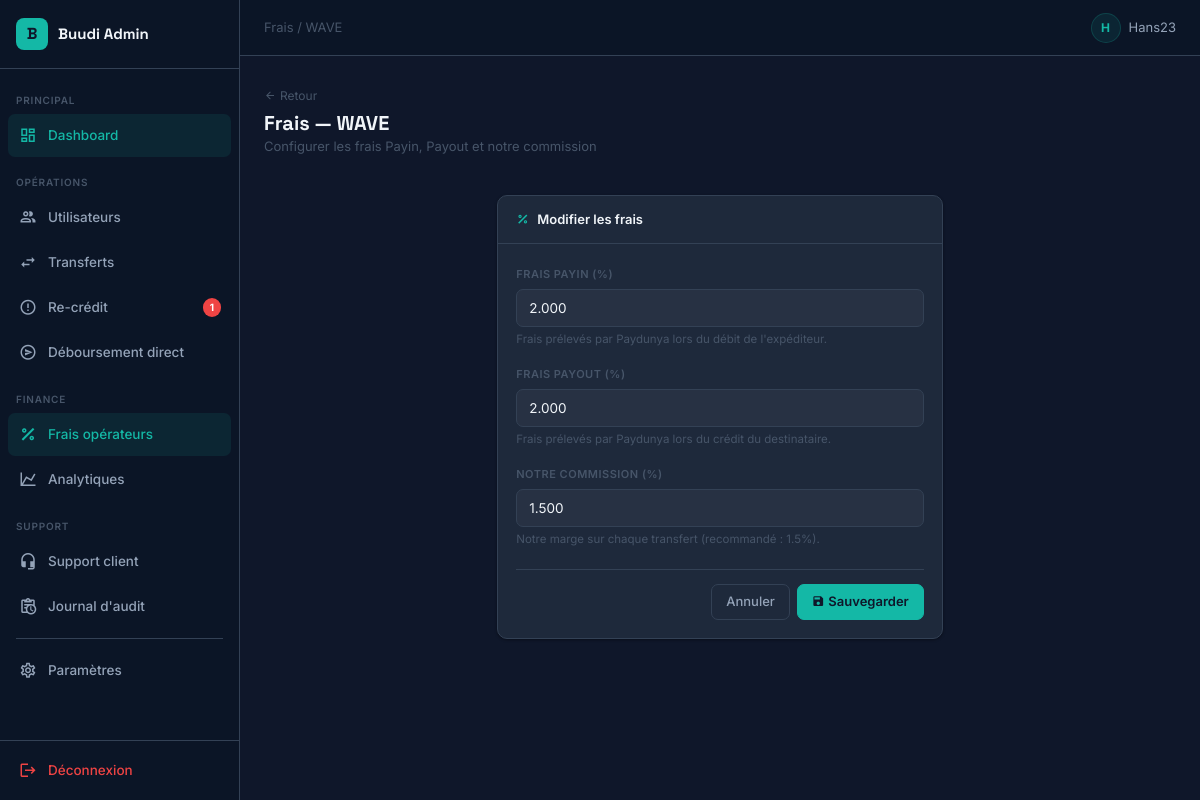
/api/dashboard/fees/edit/wave/ (signed in), run on the app's committed database.
### transfers/models.py (models this page shows, shortened)
class OperatorFees(models.Model):
    operator = models.CharField(max_length=20, unique=True)  # wave, moov, orange, mtn
    payin_fee_percent = models.DecimalField(max_digits=5, decimal_places=3, default=2.000)   # 2%
    payout_fee_percent = models.DecimalField(max_digits=5, decimal_places=3, default=2.000)  # 2%
    updated_at = models.DateTimeField(auto_now=True)
    our_fee_percent = models.DecimalField(
        max_digits=5, decimal_places=3, default=1.500,
        help_text="Ta commission sur chaque transfert (ex: 1.5%)"
    )

### dashboard_admin/views.py (the view, shortened to what this page needs)
# urls.py: path('fees/edit/<str:operator>/', views.admin_edit_operator_fee, name='edit_fee'),
@login_required
def admin_edit_operator_fee(request, operator):
    fee = get_object_or_404(OperatorFees, operator=operator)
    return render(request, 'custom_admin/admin/edit_fee.html', {'fee': fee})

### dashboard_admin/context_processors.py (called while the page is built)
def recredits_count(request):
    if not request.user.is_authenticated:
        return {'pending_recredits_count': 0}
    try:
        credit_failed = Transfer.objects.filter(status='credit_failed').count()
        stuck_threshold = timezone.now() - timedelta(minutes=10)
        stuck_debited = Transfer.objects.filter(
            status='debited',
            updated_at__lt=stuck_threshold
        ).count()
        return {'pending_recredits_count': credit_failed + stuck_debited}
    except Exception:
        return {'pending_recredits_count': 0}

### dashboard_admin/templates/custom_admin/admin/edit_fee.html (shortened to what this page needs)
{% extends 'custom_admin/base_common.html' %}
{% block breadcrumb %}<a href="{% url 'custom_admin:fees' %}" style="color:var(--text-3);text-decoration:none;">Frais</a> / {{ fee.operator|upper }}{% endblock %}
{% block content %}
<div class="page-header">
  <div>
    <a href="{% url 'custom_admin:fees' %}" class="back-link"><i class="mdi mdi-arrow-left"></i>Retour</a>
    <h1 class="page-title">Frais — {{ fee.operator|upper }}</h1>
    <p class="page-subtitle">Configurer les frais Payin, Payout et notre commission</p>
  </div>
</div>
<div class="row justify-content-center">
  <div class="col-lg-6">
    <div class="card">
      <div class="card-header"><i class="mdi mdi-percent-outline text-teal"></i>Modifier les frais</div>
      <div class="card-body">
        <form method="post">
          <div class="mb-3">
            <label class="form-label">Frais Payin (%)</label>
            <input type="number" name="payin_fee_percent" step="0.001" min="0" max="100"
                   class="form-control" value="{{ fee.payin_fee_percent }}" required>
            <div style="font-size:11.5px;color:var(--text-3);margin-top:4px;">Frais prélevés par Paydunya lors du débit de l'expéditeur.</div>
          </div>
          <div class="mb-3">
            <label class="form-label">Frais Payout (%)</label>
            <input type="number" name="payout_fee_percent" step="0.001" min="0" max="100"
                   class="form-control" value="{{ fee.payout_fee_percent }}" required>
            <div style="font-size:11.5px;color:var(--text-3);margin-top:4px;">Frais prélevés par Paydunya lors du crédit du destinataire.</div>
          </div>
          <div class="mb-4">
            <label class="form-label">Notre commission (%)</label>
            <input type="number" name="our_fee_percent" step="0.001" min="0" max="100"
                   class="form-control" value="{{ fee.our_fee_percent }}" required>
            <div style="font-size:11.5px;color:var(--text-3);margin-top:4px;">Notre marge sur chaque transfert (recommandé : 1.5%).</div>
          </div>
          <hr>
          <div class="d-flex justify-content-end gap-2">
            <a href="{% url 'custom_admin:fees' %}" class="btn btn-outline-secondary">Annuler</a>
            <button type="submit" class="btn btn-primary"><i class="mdi mdi-content-save me-1"></i>Sauvegarder</button>
          </div>
        </form>
      </div>
    </div>
  </div>
</div>
{% endblock %}

### dashboard_admin/templates/custom_admin/base_common.html (shortened to what this page needs)
{% load static %}
<!DOCTYPE html>
<html lang="fr">
<head>
  <link href="https://cdn.jsdelivr.net/npm/@mdi/font@7.2.96/css/materialdesignicons.min.css" rel="stylesheet">
  <link href="https://cdn.jsdelivr.net/npm/bootstrap@5.3.2/dist/css/bootstrap.min.css" rel="stylesheet">
</head>
<body>
<aside class="sidebar">
  <a href="{% url 'custom_admin:dashboard' %}" class="sidebar-logo" style="text-decoration:none;">
    <div class="sidebar-logo-icon">B</div>
    <span class="sidebar-logo-text">Buudi Admin</span>
  </a>
  <nav class="sidebar-nav">
    <div class="sidebar-section">Principal</div>
    <a href="{% url 'custom_admin:dashboard' %}"
       class="nav-item {% if '/dashboard' in request.path or request.path == '/admin/' %}active{% endif %}">
      <i class="mdi mdi-view-dashboard-outline"></i>
      <span>Dashboard</span>
    </a>
    <div class="sidebar-section">Opérations</div>
    <a href="{% url 'custom_admin:users' %}"
       class="nav-item {% if '/users' in request.path %}active{% endif %}">
      <i class="mdi mdi-account-multiple-outline"></i>
      <span>Utilisateurs</span>
    </a>
    <a href="{% url 'custom_admin:transfers' %}"
       class="nav-item {% if '/transfers' in request.path and '/recredits' not in request.path %}active{% endif %}">
      <i class="mdi mdi-swap-horizontal"></i>
      <span>Transferts</span>
    </a>
    <a href="{% url 'custom_admin:recredits' %}"
       class="nav-item {% if '/recredits' in request.path %}active{% endif %}">
      <i class="mdi mdi-alert-circle-outline"></i>
      <span>Re-crédit</span>
      {% if pending_recredits_count > 0 %}
      <span class="badge-pill">{{ pending_recredits_count }}</span>
      {% endif %}
    </a>
    <a href="{% url 'custom_admin:manual_disburse' %}"
       class="nav-item {% if '/disburse' in request.path %}active{% endif %}">
      <i class="mdi mdi-send-circle-outline"></i>
      <span>Déboursement direct</span>
    </a>
    <div class="sidebar-section">Finance</div>
    <a href="{% url 'custom_admin:fees' %}"
       class="nav-item {% if '/fees' in request.path %}active{% endif %}">
      <i class="mdi mdi-percent-outline"></i>
      <span>Frais opérateurs</span>
    </a>
    <a href="{% url 'custom_admin:revenue_analytics' %}"
       class="nav-item {% if '/revenue-analytics' in request.path %}active{% endif %}">
      <i class="mdi mdi-chart-line"></i>
      <span>Analytiques</span>
    </a>
    <div class="sidebar-section">Support</div>
    <a href="{% url 'custom_admin:support_list' %}"
       class="nav-item {% if '/support-admin' in request.path %}active{% endif %}">
      <i class="mdi mdi-headset"></i>
      <span>Support client</span>
    </a>
    <a href="{% url 'custom_admin:audit_log' %}"
       class="nav-item {% if '/audit-log' in request.path %}active{% endif %}">
      <i class="mdi mdi-clipboard-text-clock-outline"></i>
      <span>Journal d'audit</span>
    </a>
    <div class="nav-divider"></div>
    <a href="{% url 'custom_admin:settings' %}"
       class="nav-item {% if '/settings' in request.path %}active{% endif %}">
      <i class="mdi mdi-cog-outline"></i>
      <span>Paramètres</span>
    </a>
  </nav>
  <div class="sidebar-bottom">
    <a href="{% url 'custom_admin:logout' %}" class="nav-item" style="color:var(--red);">
      <i class="mdi mdi-logout"></i>
      <span>Déconnexion</span>
    </a>
  </div>
</aside>
<header class="topbar">
  <div class="topbar-left">
    <span style="font-size:13px;color:var(--text-3);">{% block breadcrumb %}Dashboard{% endblock %}</span>
  </div>
  <div class="topbar-right">
    <div class="topbar-user">
      <div class="topbar-avatar">{{ request.user.username|slice:":1"|upper }}</div>
      <span>{{ request.user.username }}</span>
    </div>
  </div>
</header>
<div class="main-wrapper">
  <div class="main-content">
    {% block content %}{% endblock %}
  </div>
</div>
</body>
</html>

### data on the page
OperatorFees: operator "WAVE", payin_fee_percent "2.000", payout_fee_percent "2.000", our_fee_percent "1.500"

### other printed values
{{ pending_recredits_count }} "1"
{{ request.user.username|slice:":1"|upper }} "H"
{{ request.user.username }} "Hans23"
